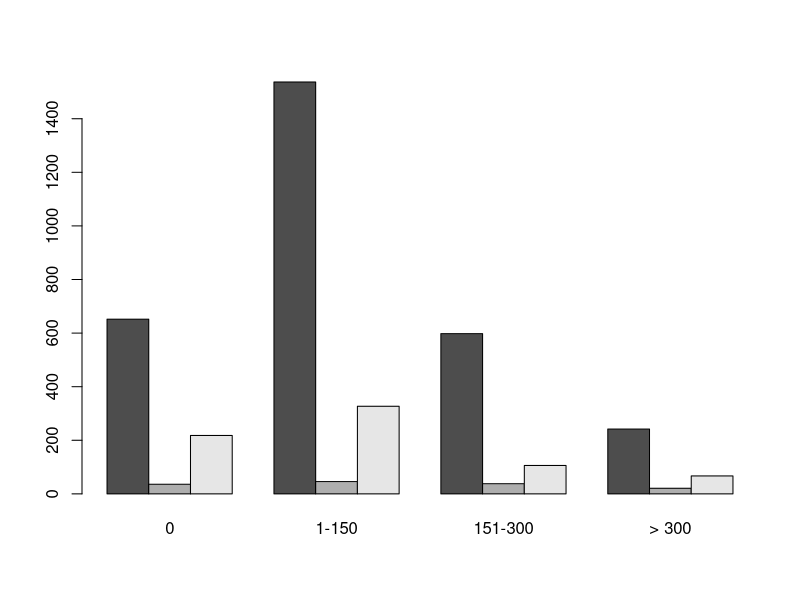
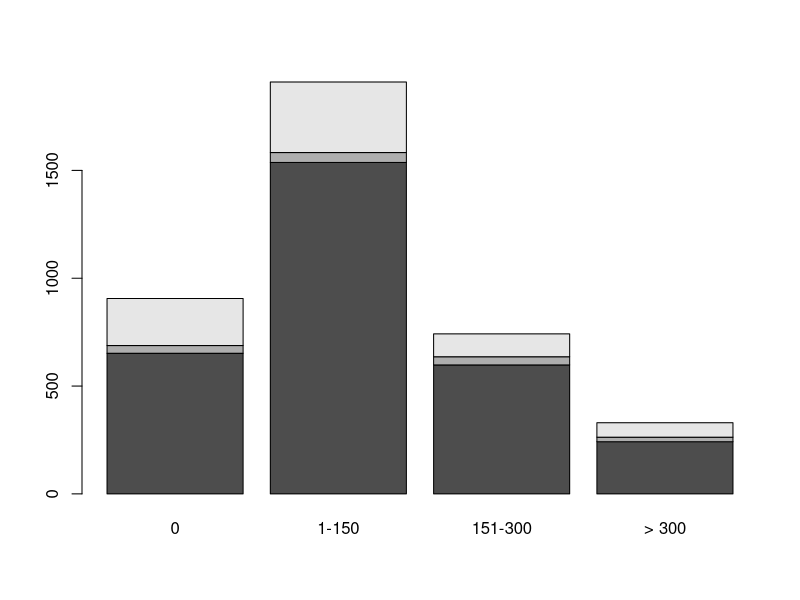
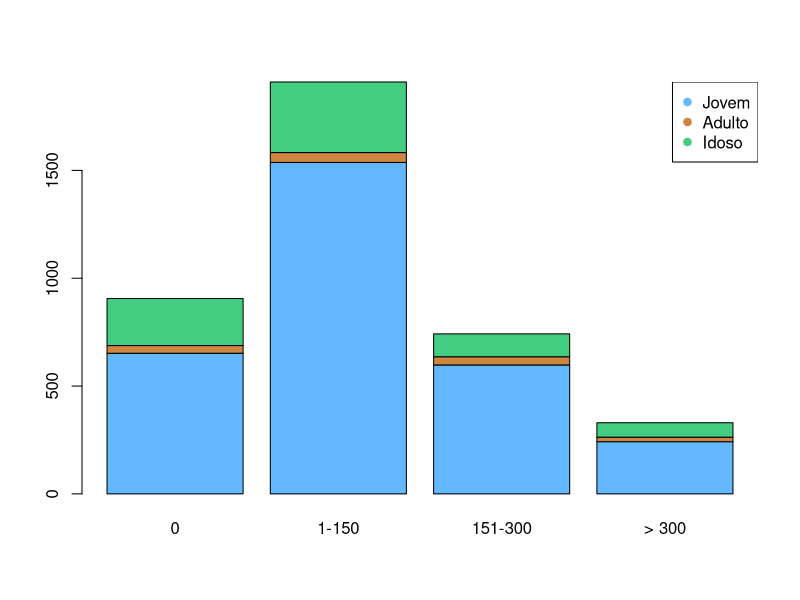
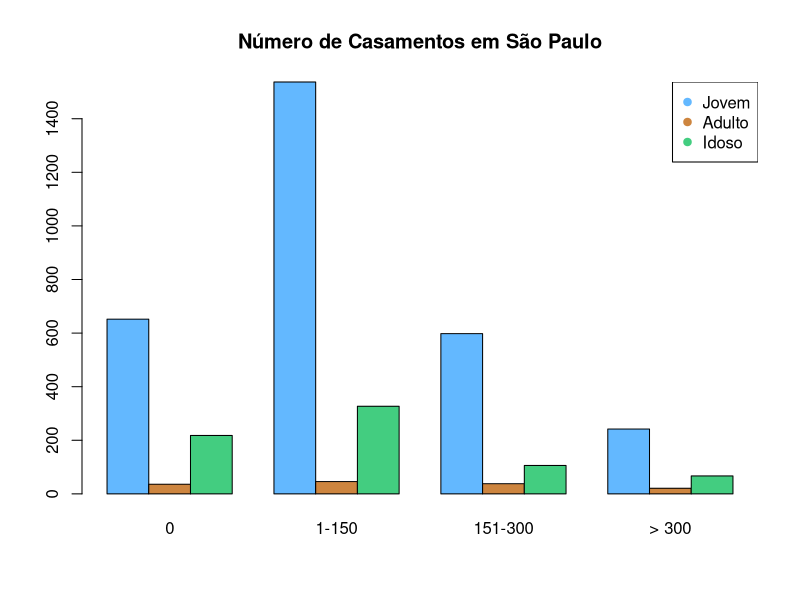
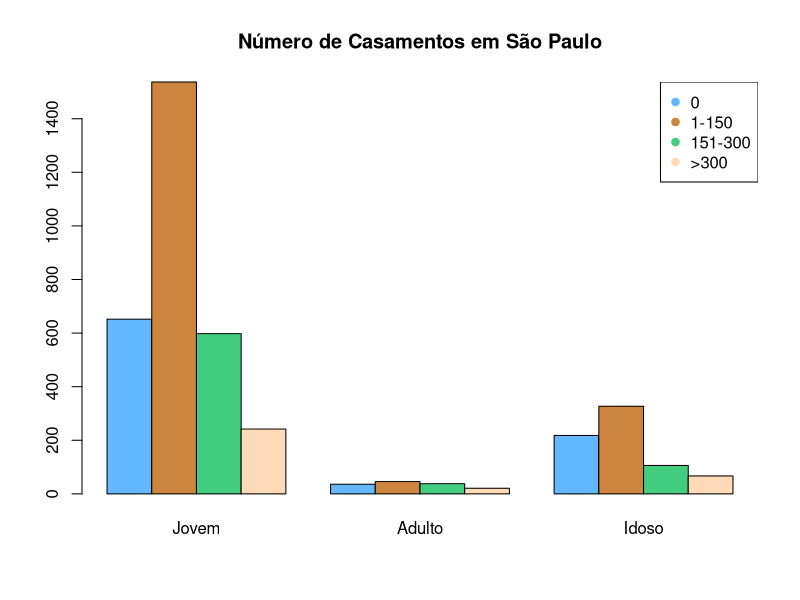
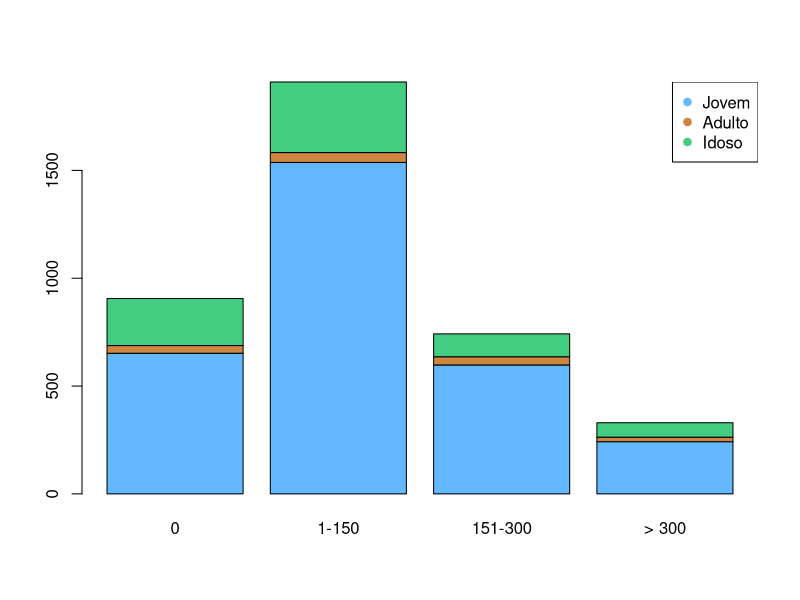
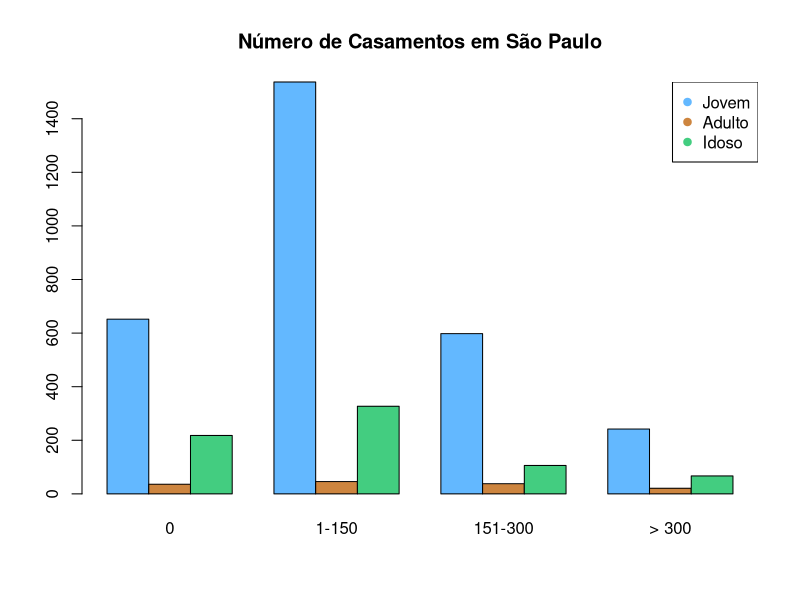
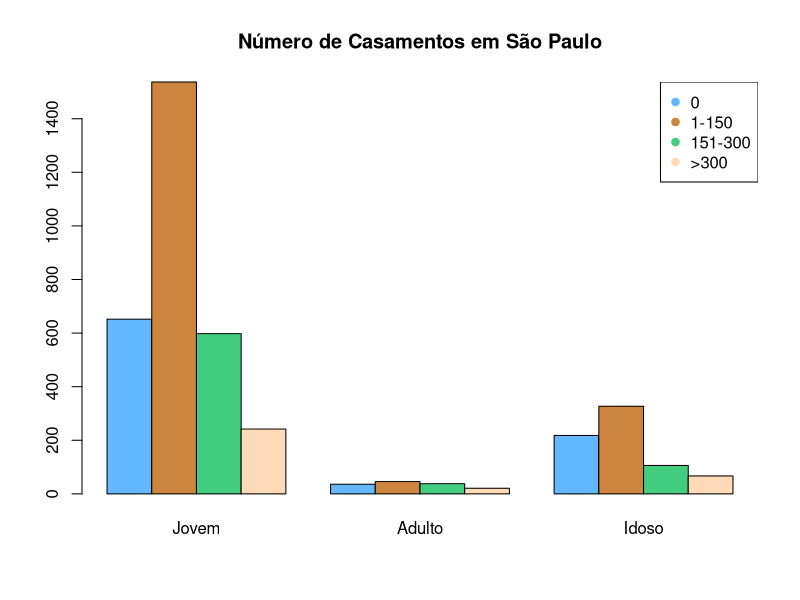

Write the R code that produced these figures, in order.
# Bar Plots

# Configurando o diretório de trabalho
# Coloque entre aspas o diretório de trabalho que você está usando no seu computador
# Não use diretórios com espaço no nome
setwd("~/Cursos/DSA/FCD/BigDataRAzure/Cap04")

# Para saber qual diretório estou trabalhando
getwd()

# Lista de pacotes base carregados
search()

?barplot

# Preparando os dados - número de casamentos em uma igreja de SP
dados <- matrix(c(652, 1537, 598, 242, 36, 46, 38, 21, 218, 327, 106, 67), nrow = 3, byrow = T)
dados


# Nomeando linhas e colunas na matriz
colnames(dados) <- c("0", "1-150", "151-300", "> 300")
rownames(dados) <- c("Jovem", "Adulto", "Idoso")
dados


# Construindo o Barplot
barplot(dados, beside = T)

# Construindo o plot - Stacked Bar Plot
barplot(dados)


# As 3 faixas de idade são representadas na mesma coluna para as diferentes quantidades


barplot(dados, col = c("steelblue1", "tan3", "seagreen3"))


# Crie uma legenda para o gráfico anterior
legend("topright", pch = 19, col = c("steelblue1", "tan3", "seagreen3"), legend = c("Jovem","Adulto","Idoso"))



?pch
?legend
# Agora temos uma coluna para cada faixa etária, mas na mesma faixa de quantidade

barplot(dados, beside = T, col = c("steelblue1", "tan3", "seagreen3"), 
        main = "Número de Casamentos em São Paulo")
legend("topright", pch = 19, col = c("steelblue1", "tan3", "seagreen3"), 
       legend = c("Jovem","Adulto","Idoso"))


# Com a Transposta da matriz, invertemos as posições entre faixa etária e faixa de quantidade

barplot(t(dados), beside = T, col = c("steelblue1", "tan3", "seagreen3", "peachpuff1"),
        main = "Número de Casamentos em São Paulo")
legend("topright", pch = 19, col = c("steelblue1", "tan3", "seagreen3", "peachpuff1"), 
       legend = c("0","1-150","151-300",">300"))


# Salvando o BarPlot1 em png.
png("Grafico6_BarPlot1.png", width = 900, height = 900, res = 72)

barplot(dados, col = c("steelblue1", "tan3", "seagreen3"))
legend("topright", pch = 19, col = c("steelblue1", "tan3", "seagreen3"), legend = c("Jovem","Adulto","Idoso"))

dev.off()


# Salvando o BarPlot2 em png.
png("Grafico6_BarPlot2.png", width = 900, height = 900, res = 72)

barplot(dados, beside = T, col = c("steelblue1", "tan3", "seagreen3"), 
        main = "Número de Casamentos em São Paulo")
legend("topright", pch = 19, col = c("steelblue1", "tan3", "seagreen3"), 
       legend = c("Jovem","Adulto","Idoso"))

dev.off()


# Salvando o BarPlot3 em png.

png("Grafico6_BarPlot3.png", width = 900, height = 900, res = 72)

barplot(t(dados), beside = T, col = c("steelblue1", "tan3", "seagreen3", "peachpuff1"),
        main = "Número de Casamentos em São Paulo")
legend("topright", pch = 19, col = c("steelblue1", "tan3", "seagreen3", "peachpuff1"), 
       legend = c("0","1-150","151-300",">300"))

dev.off()


# Sair
q()



